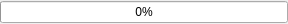
<?xml version="1.0" encoding="UTF-8"?>
<ui version="4.0">
 <class>MainWindow</class>
 <widget class="QMainWindow" name="MainWindow">
  <property name="geometry">
   <rect>
    <x>0</x>
    <y>0</y>
    <width>288</width>
    <height>24</height>
   </rect>
  </property>
  <property name="windowTitle">
   <string>MainWindow</string>
  </property>
  <widget class="QWidget" name="centralwidget">
   <layout class="QVBoxLayout" name="verticalLayout">
    <property name="leftMargin">
     <number>0</number>
    </property>
    <property name="topMargin">
     <number>0</number>
    </property>
    <property name="rightMargin">
     <number>0</number>
    </property>
    <property name="bottomMargin">
     <number>0</number>
    </property>
    <item>
     <widget class="QProgressBar" name="progressBar">
      <property name="value">
       <number>0</number>
      </property>
     </widget>
    </item>
   </layout>
  </widget>
 </widget>
 <resources/>
 <connections/>
</ui>
